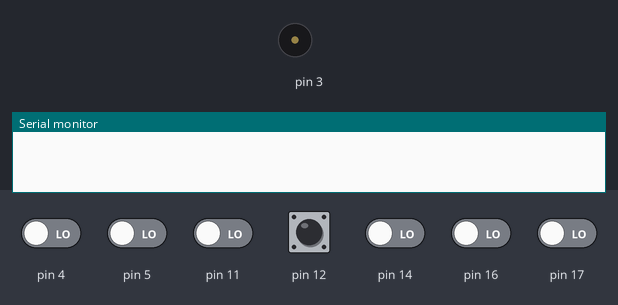
The sketch below on a simulated Arduino Uno, built with avr-gcc and run on an emulated ATmega328P. Shown: buzzer (waves = sounding), the last lines printed to the serial monitor. The test bench sets the inputs (shaded band); at power-on: pin 12 HIGH, pin 4, pin 5, pin 11, pin 14, pin 16, pin 17 LOW.

Above: at 0.8 s.
0.9 s: pin 12 pulled LOW for 0.15 s
2.9 s: pin 4 driven HIGH
At 3.29 s:
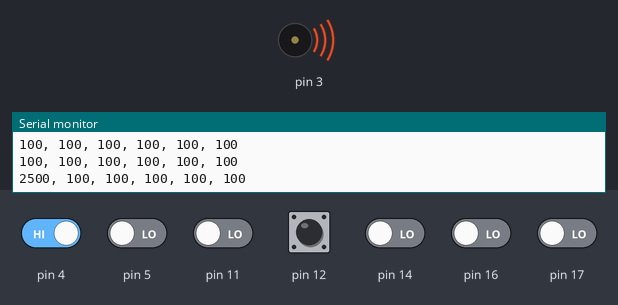
5.9 s: pin 5 driven HIGH
8.9 s: pin 4 driven LOW
11.9 s: pin 11 driven HIGH
14.9 s: pin 14 driven HIGH
Timing chart, 0 to 17.9 s (numbered marks = the images above; inputs shaded):
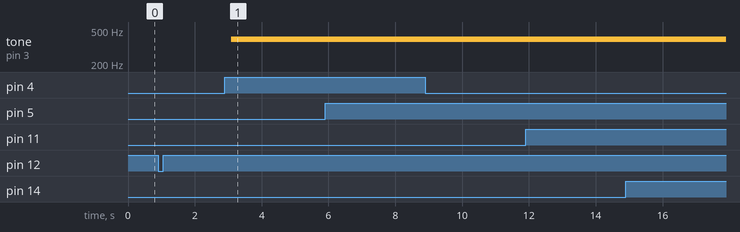

The sketch:

line_beep.ino
```cpp
#include <QTRSensors.h>
#include <ZumoReflectanceSensorArray.h>
#include <Pushbutton.h>
#include <ZumoMotors.h>
#include <ZumoBuzzer.h>

#define QTR_THRESHOLD  1500

ZumoReflectanceSensorArray reflectanceSensors;
ZumoBuzzer buzzer;
Pushbutton button(ZUMO_BUTTON);

ZumoReflectanceSensorArray sensors(QTR_NO_EMITTER_PIN);
#define N_SENSORS 6
unsigned int sensor_values[N_SENSORS];

//------------------------------------------------------------------
void setup(){
  //reflectanceSensors.init();
  Serial.begin(9600);
  button.waitForButton();
}

//------------------------------------------------------------------
void loop(){
  sensors.read(sensor_values);
  Serial.print(sensor_values[0]);
  Serial.print(", ");
  Serial.print(sensor_values[1]);
  Serial.print(", ");
  Serial.print(sensor_values[2]);
  Serial.print(", ");
  Serial.print(sensor_values[3]);
  Serial.print(", ");
  Serial.print(sensor_values[4]);
  Serial.print(", ");
  Serial.println(sensor_values[5]);
  Serial.println();

  if (contact_made()){
    buzzer.playNote(NOTE_G(4), 200, 15);
  }
  delay(200);
}

//-----------------------------------------------------------------
boolean contact_made(){
  boolean contact = false;

  for(int i = 0; i < N_SENSORS; i++){
    if(sensor_values[i] > QTR_THRESHOLD){
      contact = true;
      break;
    }
  }

  return(contact);
}
```

Measured:
- after the input at 2.9 s, tone on pin 3: silent → 391 Hz after 0.20 s
